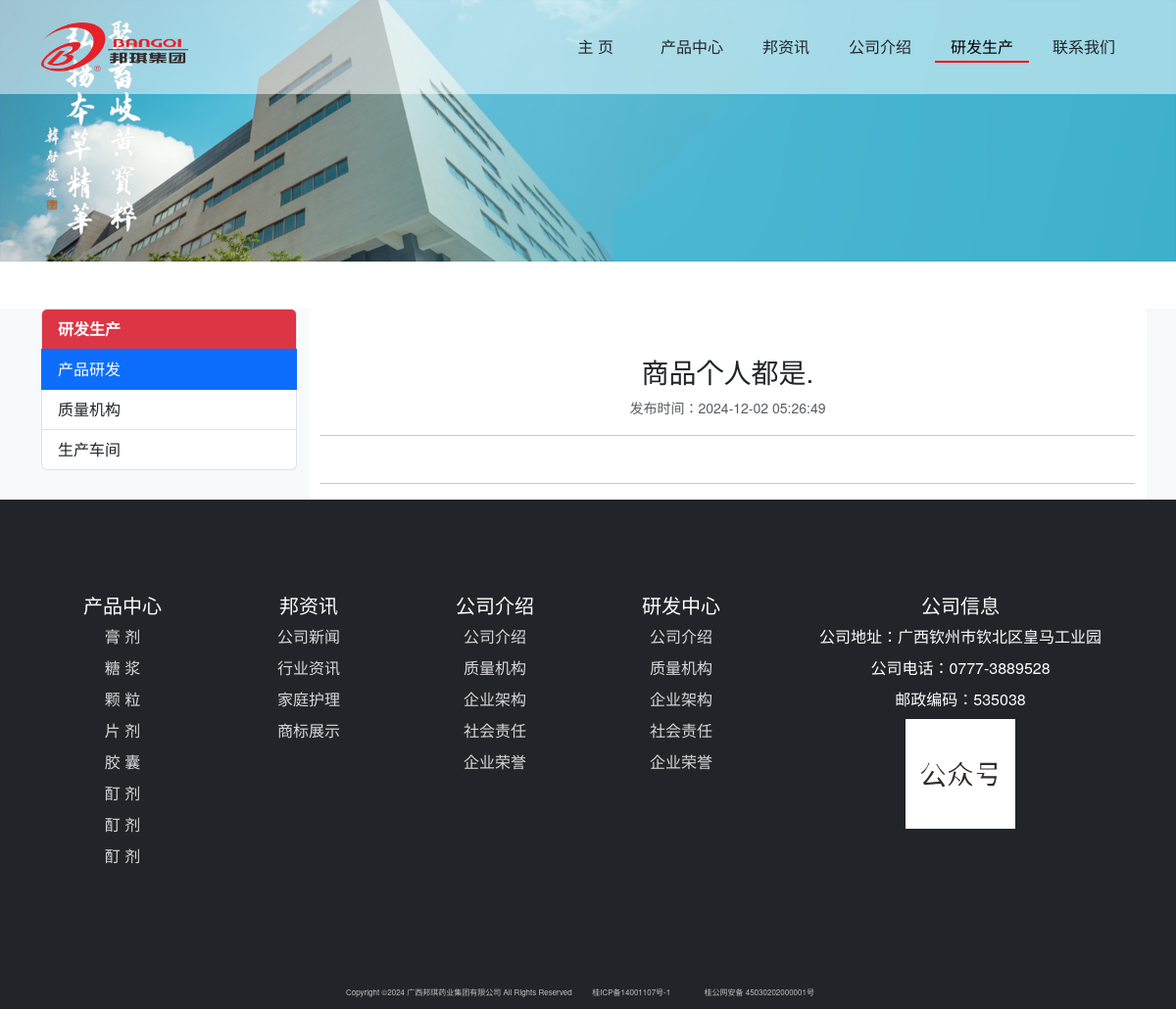
The page /show_research/1 on the database as committed earlier.
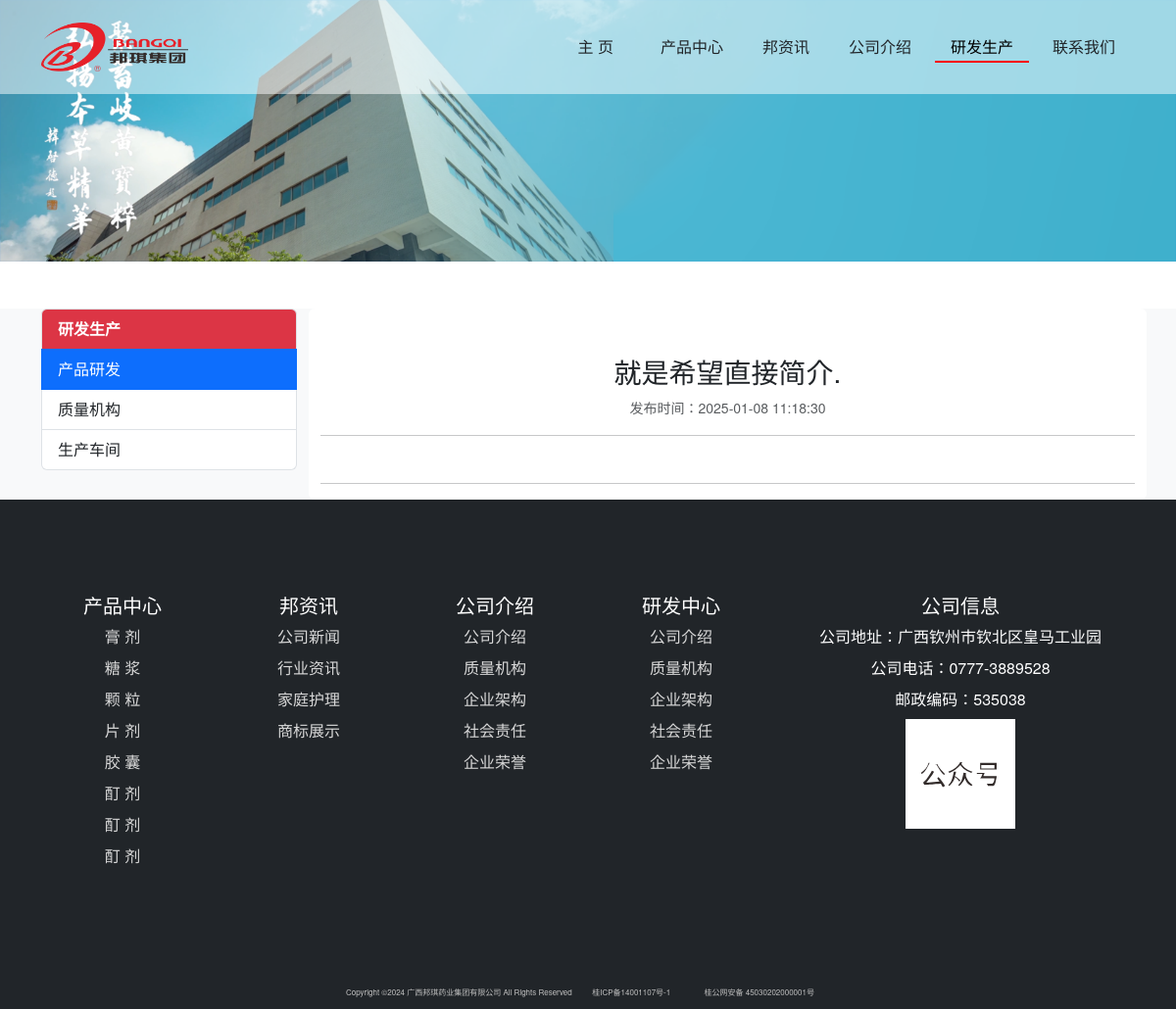
The same page on the database as committed later.
### bqwebsite/models.py (models this page shows)
class Research(db.Model):
    __tablename__ = 'research'
    id = db.Column(db.Integer, primary_key=True, autoincrement=True)
    title = db.Column(db.String(100))
    research_content = db.Column(db.Text)
    timestamp = db.Column(db.DateTime, nullable=False, default=datetime.utcnow, index=True)
    research_category_id = db.Column(db.Integer, db.ForeignKey('researchcategory.id'))
    research_category = db.relationship('ResearchCategory', back_populates='researchs')

### bqwebsite/blueprints/main.py (the view)
@main_bp.route('/show_research/<int:research_id>')
def show_research(research_id):
    show_research = Research.query.get_or_404(research_id)
    return render_template('main/research_detail.html', show_research=show_research)

### bqwebsite/templates/main/research_detail.html (shortened to what this page needs)
{% extends 'base.html' %}
{% block nav_research %}active{% endblock %}
{% set active_page = show_research.research_category.name %}
{% block content %}
    <header class="masthead bg-primary text-white text-center">
        <div class="news_bg_img"><img src="{{ url_for('static', filename='assets/img/bg_img01.png') }}"
                                      class="img-fluid" alt=""></div>
    </header>
    <section class="page-section portfolio bg-light">
        <div class="container mt-5">
            <div class="row">
                {% include 'main/_slider_research.html' %}
                <div class="col-lg-9 col-md-9 col-sm-12 bg-white rounded">
                    <h3 class="text-center text-dark mt-5">{{ show_research.title }}</h3>
                    <p class="text-muted text-center"><small>发布时间：{{ show_research.timestamp }}</small></p>
                    <hr>
                    <hr class="mt-5">
                </div>
            </div>
        </div>
    </section>
{% endblock %}

Rows that differ between the two databases and show on the page:
changed Research: title "商品个人都是." → "就是希望直接简介."; timestamp "2024-12-02 05:26:49" → "2025-01-08 11:18:30"
